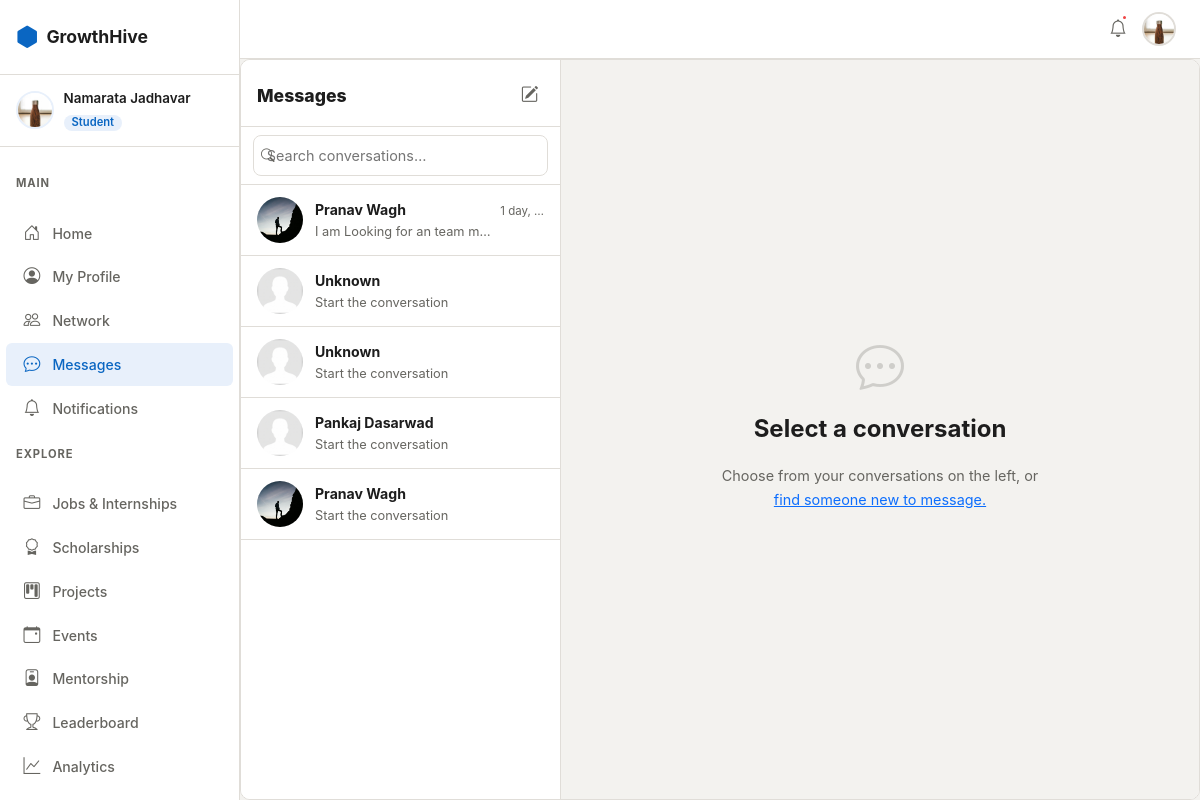
The app's page /chat/ (signed in) with its own data.
### apps/accounts/models.py (models this page shows, shortened)
class User(AbstractUser):
    class Role(models.TextChoices):
        STUDENT = 'student', 'Student'
        ALUMNI  = 'alumni',  'Alumni'
        TEACHER = 'teacher', 'Teacher'
    username   = None
    email      = models.EmailField(unique=True)
    first_name = models.CharField(max_length=50)
    last_name  = models.CharField(max_length=50)
    role = models.CharField(max_length=20, choices=Role.choices, default=Role.STUDENT)
    department = models.CharField(
        max_length=20,
        choices=DEPARTMENT_CHOICES,
        blank=True,
        default='',
    )
    is_email_verified = models.BooleanField(default=False)
    created_at = models.DateTimeField(auto_now_add=True)
    updated_at = models.DateTimeField(auto_now=True)
    USERNAME_FIELD  = 'email'
    REQUIRED_FIELDS = ['first_name', 'last_name']
    objects = UserManager()
    def get_full_name(self):
        return f'{self.first_name} {self.last_name}'.strip()
    @property
    def is_student(self):
        return self.role == self.Role.STUDENT

class Profile(models.Model):
    user = models.OneToOneField(User, on_delete=models.CASCADE, related_name='profile')
    bio    = models.TextField(max_length=500, blank=True)
    avatar = models.ImageField(upload_to='avatars/', blank=True, null=True)
    banner = models.ImageField(upload_to='banners/', blank=True, null=True)
    graduation_year = models.PositiveIntegerField(null=True, blank=True)
    current_year    = models.PositiveSmallIntegerField(null=True, blank=True)
    current_working_company = models.CharField(max_length=200, blank=True)
    working_domain          = models.CharField(max_length=200, blank=True)
    github_url   = models.URLField(blank=True)
    linkedin_url = models.URLField(blank=True)
    website      = models.URLField(blank=True)
    location     = models.CharField(max_length=100, blank=True)
    skills = models.ManyToManyField('Skill', through='UserSkill', blank=True)
    resume = models.FileField(upload_to='resumes/', blank=True, null=True)
    points      = models.PositiveIntegerField(default=0)
    streak_days = models.PositiveIntegerField(default=0)
    last_active = models.DateField(null=True, blank=True)
    is_open_to_work   = models.BooleanField(default=False)
    is_open_to_mentor = models.BooleanField(default=False)
    skill_embedding     = models.JSONField(null=True, blank=True)
    embedding_updated_at = models.DateTimeField(null=True, blank=True)
    created_at = models.DateTimeField(auto_now_add=True)
    updated_at = models.DateTimeField(auto_now=True)
    def get_avatar_url(self):
        if self.avatar:
            return self.avatar.url
        return '/static/images/default-avatar.png'

### apps/chat/models.py (models this page shows, shortened)
class ChatRoom(models.Model):
    class RoomType(models.TextChoices):
        DM    = 'dm',    'Direct Message'
        GROUP = 'group', 'Group Chat'
    room_type  = models.CharField(
        max_length=10, choices=RoomType.choices, default=RoomType.DM
    )
    name       = models.CharField(max_length=200, blank=True)  # group chats only
    members    = models.ManyToManyField(
        settings.AUTH_USER_MODEL,
        through='RoomMember',
        related_name='chat_rooms',
    )
    created_by = models.ForeignKey(
        settings.AUTH_USER_MODEL,
        on_delete=models.SET_NULL,
        null=True,
        related_name='created_rooms',
    )
    created_at = models.DateTimeField(auto_now_add=True)
    class Meta:
        ordering = ['-created_at']
    def get_other_member(self, user):
        return self.members.exclude(pk=user.pk).first()

class Message(models.Model):
    room       = models.ForeignKey(
        ChatRoom, on_delete=models.CASCADE, related_name='messages'
    )
    sender     = models.ForeignKey(
        settings.AUTH_USER_MODEL,
        on_delete=models.CASCADE,
        related_name='sent_messages',
    )
    content    = models.TextField(max_length=5000, blank=True)
    image      = models.ImageField(upload_to='chat_images/', blank=True, null=True)
    is_seen    = models.BooleanField(default=False)
    created_at = models.DateTimeField(auto_now_add=True)
    class Meta:
        ordering = ['created_at']

### apps/chat/views.py (the view)
# urls.py: path('',                             views.inbox_view,        name='inbox'),
@login_required
@verified_required
def inbox_view(request):
    room_list = build_room_list(request.user)
    return render(request, 'chat/chat.html', {
        'room_list':   room_list,
        'active_room': None,
        'messages':    [],
        'other':       None,
    })

### templates/chat/chat.html (shortened to what this page needs)
{% extends 'base.html' %}
{% load static %}
{% block content %}
<div class="gh-chat-shell">
  <aside class="gh-chat-list {% if active_room %}gh-chat-list--hidden-mobile{% endif %}">
    <div class="gh-chat-list-header">
      <h5 class="gh-chat-list-title">Messages</h5>
      <a href="{% url 'connections:network' %}" class="gh-icon-btn" title="Find people">
        <i class="bi bi-pencil-square"></i>
      </a>
    </div>
    <div class="gh-chat-search-wrap">
      <i class="bi bi-search gh-chat-search-icon"></i>
      <input type="text" class="gh-chat-search" placeholder="Search conversations…" id="chatSearch"/>
    </div>
    <div class="gh-chat-rooms" id="roomList">
      {% for item in room_list %}
      <a href="{% url 'chat:room' item.room.pk %}"
         class="gh-room-item {% if active_room and active_room.pk == item.room.pk %}active{% endif %}"
         id="room-item-{{ item.room.pk }}">
        <div class="gh-room-avatar-wrap">
          <img src="{{ item.display_avatar }}" class="gh-room-avatar" alt="avatar"/>
        </div>
        <div class="gh-room-meta">
          <div class="gh-room-top">
            <span class="gh-room-name">{{ item.display_name }}</span>
            {% if item.last_message %}
            <span class="gh-room-time">{{ item.last_message.created_at|timesince|truncatechars:8 }}</span>
            {% endif %}
          </div>
          <div class="gh-room-bottom">
            <span class="gh-room-last-msg">
              {% if item.last_message %}
                {{ item.last_message.content|truncatechars:35 }}
              {% else %}
                Start the conversation
              {% endif %}
            </span>
          </div>
        </div>
      </a>
      {% endfor %}
    </div>
  </aside>
  <main class="gh-chat-room {% if not active_room %}gh-chat-room--empty{% endif %} {% if active_room %}gh-chat-room--active-mobile{% endif %}">
    {% if active_room %}
    <div class="gh-chat-room-header">
      <a href="{% url 'chat:inbox' %}" class="gh-chat-back-btn d-lg-none">
        <i class="bi bi-arrow-left"></i>
      </a>
      {% if other %}
      <a href="{% url 'accounts:profile_detail' other.pk %}" class="gh-chat-header-profile">
        <div class="gh-chat-header-avatar-wrap">
          <img src="{{ other.profile.get_avatar_url }}" class="gh-chat-header-avatar" alt="avatar"/>
          <span class="gh-online-dot" id="onlineDot" style="display:none;"></span>
        </div>
        <div>
          <span class="gh-chat-header-name">{{ other.get_full_name }}</span>
          <span class="gh-chat-header-status" id="headerStatus">
            {{ other.get_role_display }}
            {% if other.department %} · {{ other.get_department_display }}{% endif %}
          </span>
        </div>
      </a>
      {% else %}
      <div class="gh-chat-header-profile">
        <div class="gh-chat-header-avatar-wrap">
          <div class="gh-chat-group-icon"><i class="bi bi-people-fill"></i></div>
        </div>
        <div>
          <span class="gh-chat-header-name">{{ active_room.name }}</span>
          <span class="gh-chat-header-status">Group chat · {{ active_room.members.count }} members</span>
        </div>
      </div>
      {% endif %}
      <div class="gh-chat-header-actions ms-auto">
        {% if other %}
        <a href="{% url 'accounts:profile_detail' other.pk %}" class="gh-icon-btn" title="View profile">
          <i class="bi bi-person-circle"></i>
        </a>
        {% endif %}
        <div class="dropdown d-inline-block">
          <button class="gh-icon-btn" type="button" data-bs-toggle="dropdown" title="Options">
            <i class="bi bi-three-dots-vertical"></i>
          </button>
          <ul class="dropdown-menu dropdown-menu-end shadow-sm">
            <li>
              <form method="post" action="{% url 'chat:delete_room' active_room.pk %}">
                {% csrf_token %}
                <button type="submit" class="dropdown-item text-danger" onclick="return confirm('Are you sure you want to delete this conversation? This cannot be undone.');">
                  <i class="bi bi-trash3 me-2"></i> Delete Chat
                </button>
              </form>
            </li>
          </ul>
        </div>
      </div>
    </div>
    <div class="gh-messages-area" id="messagesArea">
      {% for msg in messages %}
      <div class="gh-msg-wrapper {% if msg.sender == request.user %}gh-msg-own{% else %}gh-msg-other{% endif %}"
           id="msg-{{ msg.pk }}">
        {% if msg.sender != request.user %}
        <img src="{{ msg.sender.profile.get_avatar_url }}" class="gh-msg-avatar" alt="avatar"/>
        {% endif %}
        <div class="gh-msg-content">
          {% if active_room.room_type == 'group' and msg.sender != request.user %}
          <span class="gh-msg-sender-name">{{ msg.sender.get_full_name }}</span>
          {% endif %}
          <div class="gh-msg-bubble">
            {% if msg.image %}
            <div class="mb-2"><img src="{{ msg.image.url }}" alt="Image" style="max-width: 100%; border-radius: 8px;"></div>
            {% endif %}
            {{ msg.content|linebreaksbr }}
          </div>
          <div class="gh-msg-meta">
            <span class="gh-msg-time">{{ msg.timestamp }}</span>
            {% if msg.sender == request.user %}
            <span class="gh-msg-seen" title="{% if msg.is_seen %}Seen{% else %}Delivered{% endif %}">
              {% if msg.is_seen %}
              <i class="bi bi-check2-all" style="color:var(--gh-blue);"></i>
              {% else %}
              <i class="bi bi-check2"></i>
              {% endif %}
            </span>
            {% endif %}
          </div>
        </div>
      </div>
      {% empty %}
      <div class="gh-messages-start">
        <i class="bi bi-chat-heart"></i>
        <p>Say hi! Start the conversation.</p>
      </div>
      {% endfor %}
    </div>
    <div class="gh-typing-bar" id="typingBar" style="display:none;">
      <div class="gh-typing-dots"><span></span><span></span><span></span></div>
      <span class="gh-typing-text" id="typingText">Someone is typing…</span>
    </div>
    <div class="gh-chat-input-area">
      <div class="gh-chat-input-wrap position-relative">
        <input type="file" id="chatImageInput" accept="image/*" style="display:none;">
        <button type="button" class="gh-icon-btn ms-2 me-1" onclick="document.getElementById('chatImageInput').click();" title="Attach Image">
          <i class="bi bi-image" id="chatImageBtnIcon"></i>
        </button>
        <textarea
          id="messageInput"
          class="gh-chat-input"
          placeholder="Type a message…"
          rows="1"
          maxlength="5000"
        ></textarea>
        <button class="gh-chat-send-btn ms-1" id="sendBtn" disabled>
          <i class="bi bi-send-fill"></i>
        </button>
      </div>
    </div>
    {% else %}
    <div class="gh-chat-placeholder">
      <i class="bi bi-chat-dots"></i>
      <h4>Select a conversation</h4>
      <p>Choose from your conversations on the left, or<br/>
         <a href="{% url 'connections:network' %}">find someone new to message.</a>
      </p>
    </div>
    {% endif %}
  </main>
</div>
{% endblock %}

### templates/base.html (shortened to what this page needs)
{% load static %}
<!DOCTYPE html>
<html lang="en" data-theme="light">
<head>
  <link rel="stylesheet" href="https://cdn.jsdelivr.net/npm/bootstrap@5.3.3/dist/css/bootstrap.min.css" />
  <link rel="stylesheet" href="https://cdn.jsdelivr.net/npm/bootstrap-icons@1.11.3/font/bootstrap-icons.min.css" />
  <link rel="stylesheet" href="{% static 'css/main.css' %}" />
</head>
<body>
  {% if user.is_authenticated %}
  <div class="gh-wrapper">
    <aside class="gh-sidebar" id="sidebar">
      <div class="gh-sidebar-logo">
        <a href="{% url 'accounts:dashboard' %}" class="gh-logo-link">
          <span class="gh-logo-icon"><i class="bi bi-hexagon-fill"></i></span>
          <span class="gh-logo-text">GrowthHive</span>
        </a>
      </div>
      <div class="gh-sidebar-user">
        <img src="{{ user.profile.get_avatar_url }}" class="gh-sidebar-avatar" alt="avatar" />
        <div class="gh-sidebar-user-info">
          <span class="gh-sidebar-name">{{ user.first_name }} {{ user.last_name }}</span>
          <span class="gh-sidebar-role badge">{{ user.get_role_display }}</span>
        </div>
      </div>
      <nav class="gh-nav">
        <p class="gh-nav-section">Main</p>
        <a href="{% url 'social:feed' %}"
          class="gh-nav-link {% if 'social' in request.resolver_match.app_name %}active{% endif %}">
          <i class="bi bi-house-door"></i><span>Home</span>
        </a>
        <a href="{% url 'accounts:profile' %}"
          class="gh-nav-link {% if request.resolver_match.url_name == 'profile' %}active{% endif %}">
          <i class="bi bi-person-circle"></i><span>My Profile</span>
        </a>
        <a href="{% url 'connections:network' %}"
          class="gh-nav-link {% if 'connections' in request.resolver_match.app_name %}active{% endif %}">
          <i class="bi bi-people"></i><span>Network</span>
        </a>
        <a href="{% url 'chat:inbox' %}"
          class="gh-nav-link {% if 'chat' in request.resolver_match.app_name %}active{% endif %}">
          <i class="bi bi-chat-dots"></i><span>Messages</span>
        </a>
        <a href="{% url 'notifications:list' %}"
          class="gh-nav-link {% if 'notifications' in request.resolver_match.app_name %}active{% endif %}">
          <i class="bi bi-bell"></i><span>Notifications</span>
        </a>
        <p class="gh-nav-section">Explore</p>
        <a href="{% url 'jobs:list' %}"
          class="gh-nav-link {% if 'jobs' in request.resolver_match.app_name %}active{% endif %}">
          <i class="bi bi-briefcase"></i><span>Jobs & Internships</span>
        </a>
        <a href="{% url 'scholarships:list' %}"
          class="gh-nav-link {% if 'scholarships' in request.resolver_match.app_name %}active{% endif %}">
          <i class="bi bi-award"></i><span>Scholarships</span>
        </a>
        <a href="{% url 'projects:list' %}"
          class="gh-nav-link {% if 'projects' in request.resolver_match.app_name %}active{% endif %}">
          <i class="bi bi-kanban"></i><span>Projects</span>
        </a>
        <a href="{% url 'events:list' %}"
          class="gh-nav-link {% if 'events' in request.resolver_match.app_name %}active{% endif %}">
          <i class="bi bi-calendar-event"></i><span>Events</span>
        </a>
        <a href="{% url 'mentorship:list' %}"
          class="gh-nav-link {% if 'mentorship' in request.resolver_match.app_name %}active{% endif %}">
          <i class="bi bi-person-badge"></i><span>Mentorship</span>
        </a>
        <a href="{% url 'gamification:leaderboard' %}"
          class="gh-nav-link {% if 'gamification' in request.resolver_match.app_name %}active{% endif %}">
          <i class="bi bi-trophy"></i><span>Leaderboard</span>
        </a>
        <a href="{% url 'analytics:dashboard' %}"
          class="gh-nav-link {% if 'analytics' in request.resolver_match.app_name %}active{% endif %}">
          <i class="bi bi-graph-up"></i><span>Analytics</span>
        </a>
        {% if user.is_student %}
        <p class="gh-nav-section">Students</p>
        {% endif %}
      </nav>
    </aside>
    <main class="gh-main">
      <div class="gh-topbar">
        <div class="gh-topbar-actions">
          <a href="{% url 'notifications:list' %}" class="gh-icon-btn" id="notifBtn" title="Notifications">
            <i class="bi bi-bell"></i>
            <span class="gh-notif-dot"></span>
          </a>
          <a href="{% url 'accounts:profile' %}" class="gh-topbar-avatar">
            <img src="{{ user.profile.get_avatar_url }}" alt="avatar" />
          </a>
        </div>
      </div>
      <div class="gh-content">
        {% block content %}{% endblock %}
      </div>
    </main>
  </div>
  {% endif %}
</body>
</html>

### records on screen
User: profile.get_avatar_url (picture), first_name "Namarata", last_name "Jadhavar", role "Student"
ChatRoom: display_name "Pranav Wagh", last_message.created_at "1 day, …", last_message.content "I am Looking for an team m…"
ChatRoom: display_name "Unknown", shows "Start the conversation"
ChatRoom: display_name "Unknown", shows "Start the conversation"
ChatRoom: display_name "Pankaj Dasarwad", shows "Start the conversation"
ChatRoom: display_name "Pranav Wagh", shows "Start the conversation"
